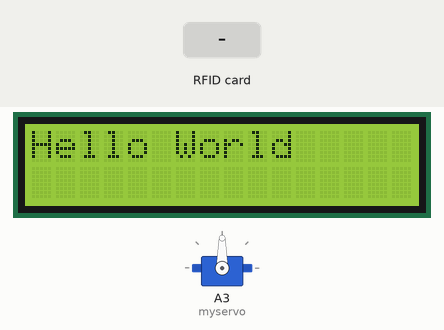
This sketch was run on a simulated Arduino Uno, built with avr-gcc and run on an emulated ATmega328P. Parts: servo, 16×2 character LCD. Inputs (shaded band) come from the test bench. What the sketch prints to the serial monitor is not drawn.

Above: at 1.3 s.
1.4 s: RFID card 5E 7A 19 C4 held to the reader
At 3.2 s:
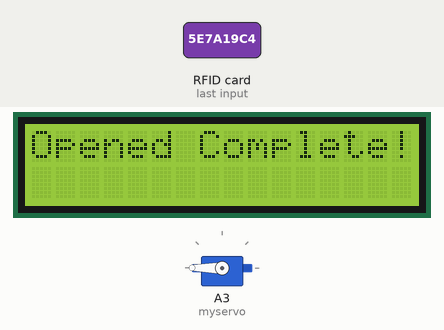
At 3.9 s:
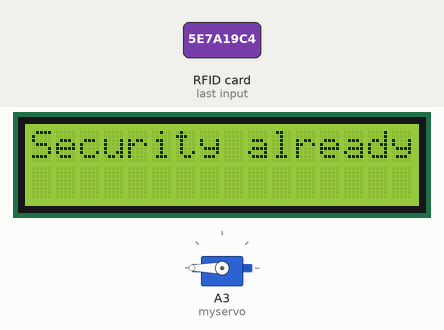
4.4 s: RFID card 5E 7A 19 C4 held to the reader
At 7.2 s:
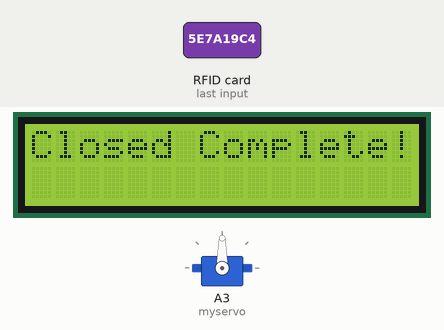
Timing chart, 0 to 8.7 s (numbered marks = the images above; inputs shaded):
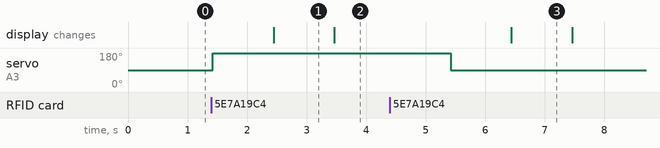

The sketch:

PLUS.ino
```cpp
#include <SPI.h>
#include <MFRC522.h>
#include <Servo.h>
#include <Wire.h>
#include <LiquidCrystal_I2C.h>

#define RST_PIN         9          // Configurable, see typical pin layout above
#define SS_PIN          10         // Configurable, see typical pin layout above

LiquidCrystal_I2C lcd(0x3f,16,2);

  Servo myservo;
  MFRC522 mfrc522(SS_PIN, RST_PIN);  // Create MFRC522 instance
  int count = 1;
  int angle = 0;
void setup() {

  myservo.attach(A3);

	Serial.begin(9600);		// Initialize serial communications with the PC
	while (!Serial);		// Do nothing if no serial port is opened (added for Arduinos based on ATMEGA32U4)
	SPI.begin();			// Init SPI bus
	mfrc522.PCD_Init();		// Init MFRC522
	mfrc522.PCD_DumpVersionToSerial();	// Show details of PCD - MFRC522 Card Reader details
	Serial.println(F("Scan PICC to see UID, SAK, type, and data blocks..."));


  lcd.init();
  lcd.backlight();
  lcd.setCursor(0,0);
  lcd.print("H");
  lcd.print("e");
  lcd.print("l");
  lcd.print("l");
  lcd.print("o");
  lcd.print(" ");
  lcd.print("W");
  lcd.print("o");
  lcd.print("r");
  lcd.print("l");
  lcd.print("d");

}

void loop() {
	// Look for new cards


	    if ( ! mfrc522.PICC_IsNewCardPresent()) {
		    return;
	    }

	    // Select one of the cards
	    if ( ! mfrc522.PICC_ReadCardSerial()) {
		    return;
	    }
      if ( Serial.print("Card SAK: 20") )

      {
        count++;
         angle = 180;
         myservo.write(angle);
         delay(1000);
          if( count % 2 == 0)
          {
         lcd.clear();
         lcd.setCursor(0, 0);
          lcd.print("O");
          lcd.print("p");
          lcd.print("e");
          lcd.print("n");
          lcd.print("e");
          lcd.print("d");
          lcd.print(" ");
          lcd.print("C");
          lcd.print("o");
          lcd.print("m");
          lcd.print("p");
          lcd.print("l");
          lcd.print("e");
          lcd.print("t");
          lcd.print("e");
          lcd.print("!");
          delay(1000);
          lcd.clear();
          }

      }

      if ( count % 2 )
      {
        angle = 90;
        myservo.write(angle);
        delay(1000);

          lcd.setCursor(0, 0);
      }
          if( count % 2 == 1)
          {
          lcd.clear();
          lcd.print("C");
          lcd.print("l");
          lcd.print("o");
          lcd.print("s");
          lcd.print("e");
          lcd.print("d");
          lcd.print(" ");
          lcd.print("C");
          lcd.print("o");
          lcd.print("m");
          lcd.print("p");
          lcd.print("l");
          lcd.print("e");
          lcd.print("t");
          lcd.print("e");
          lcd.print("!");
           delay(1000);
          lcd.clear();
          }


        lcd.clear();
        lcd.print("S");
        lcd.print("e");
        lcd.print("c");
        lcd.print("u");
        lcd.print("r");
        lcd.print("i");
        lcd.print("t");
        lcd.print("y");
        lcd.print(" ");
        lcd.print("a");
        lcd.print("l");
        lcd.print("r");
        lcd.print("e");
        lcd.print("a");
        lcd.print("d");
        lcd.print("y");
	      // Dump debug info about the card; PICC_HaltA() is automatically called

	      mfrc522.PICC_DumpToSerial(&(mfrc522.uid));

}
```

Measured:
- after the input at 1.4 s, servo on A3 (myservo): 90° → 180° at once; the display: changes after 1.0 s (image 1)
- after the input at 4.4 s, servo on A3 (myservo): 180° → 90° after 1.0 s; the display: changes after 2.0 s (image 3)
- what the display in image 1 shows lasts 1.1 s, from 2.4 s to 3.5 s
